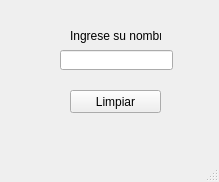
<?xml version="1.0" encoding="UTF-8"?>
<ui version="4.0">
 <class>MainWindow</class>
 <widget class="QMainWindow" name="MainWindow">
  <property name="geometry">
   <rect>
    <x>0</x>
    <y>0</y>
    <width>219</width>
    <height>182</height>
   </rect>
  </property>
  <property name="windowTitle">
   <string>MainWindow</string>
  </property>
  <widget class="QWidget" name="centralwidget">
   <widget class="QLabel" name="label">
    <property name="geometry">
     <rect>
      <x>70</x>
      <y>20</y>
      <width>91</width>
      <height>31</height>
     </rect>
    </property>
    <property name="text">
     <string>Ingrese su nombre</string>
    </property>
   </widget>
   <widget class="QLineEdit" name="lineEdit">
    <property name="geometry">
     <rect>
      <x>60</x>
      <y>50</y>
      <width>113</width>
      <height>20</height>
     </rect>
    </property>
   </widget>
   <widget class="QPushButton" name="pushButton">
    <property name="geometry">
     <rect>
      <x>70</x>
      <y>90</y>
      <width>91</width>
      <height>23</height>
     </rect>
    </property>
    <property name="text">
     <string>Limpiar</string>
    </property>
   </widget>
  </widget>
  <widget class="QMenuBar" name="menubar">
   <property name="geometry">
    <rect>
     <x>0</x>
     <y>0</y>
     <width>219</width>
     <height>21</height>
    </rect>
   </property>
  </widget>
  <widget class="QStatusBar" name="statusbar"/>
 </widget>
 <resources/>
 <connections>
  <connection>
   <sender>pushButton</sender>
   <signal>clicked()</signal>
   <receiver>lineEdit</receiver>
   <slot>clear()</slot>
   <hints>
    <hint type="sourcelabel">
     <x>123</x>
     <y>129</y>
    </hint>
    <hint type="destinationlabel">
     <x>113</x>
     <y>78</y>
    </hint>
   </hints>
  </connection>
 </connections>
</ui>
